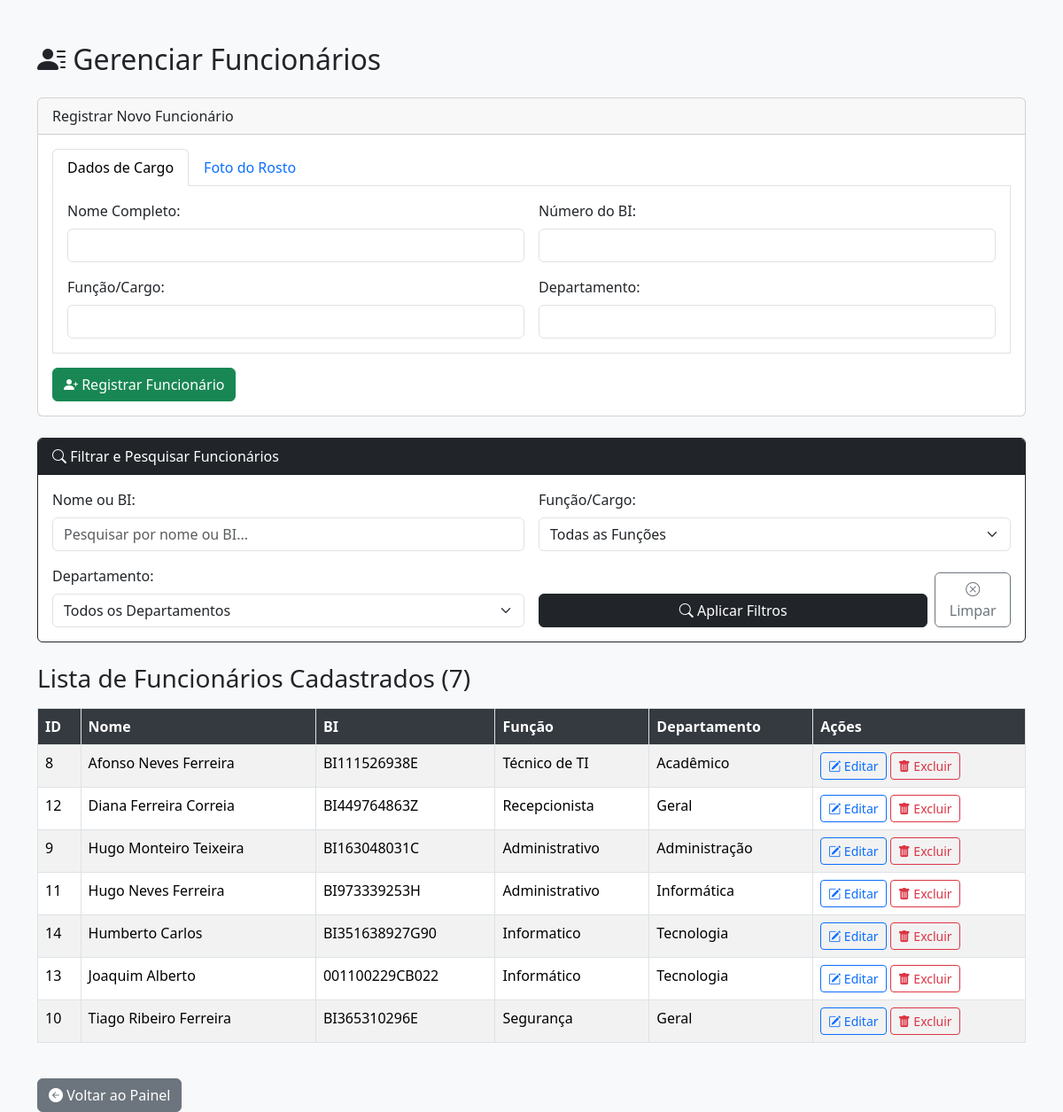
Screenshot of /gerenciar_funcionarios (signed in) with the database file from the repository.
### tables this page shows
CREATE TABLE funcionarios (
        id INTEGER PRIMARY KEY AUTOINCREMENT,
        nome TEXT NOT NULL,
        funcao TEXT,
        departamento TEXT,
        numero_bi TEXT UNIQUE NOT NULL
    );

### app.py (the view, shortened to what this page needs)
@app.route('/gerenciar_funcionarios', methods=['GET', 'POST'])
def gerenciar_funcionarios():
    if session.get('tipo_usuario') != 'Admin':
        flash(
            'Acesso negado. Apenas o administrador pode gerenciar funcionários.', 'danger')
        return redirect(url_for('dashboard'))
    conn = get_db_connection()
    termo = request.args.get('termo', '').strip()
    funcao_filtro = request.args.get('funcao', '').strip()
    departamento_filtro = request.args.get('departamento', '').strip()
    sql = 'SELECT * FROM funcionarios WHERE 1=1'
    params = []
    if termo:
        sql += ' AND (nome LIKE ? OR numero_bi LIKE ?)'
        params += [f'%{termo}%', f'%{termo}%']
    if funcao_filtro:
        sql += ' AND funcao = ?'
        params.append(funcao_filtro)
    if departamento_filtro:
        sql += ' AND departamento = ?'
        params.append(departamento_filtro)
    sql += ' ORDER BY nome'
    funcionarios = conn.execute(sql, tuple(params)).fetchall()
    funcoes_disponiveis = conn.execute(
        "SELECT DISTINCT funcao FROM funcionarios WHERE funcao IS NOT NULL AND funcao != '' ORDER BY funcao").fetchall()
    departamentos_disponiveis = conn.execute(
        "SELECT DISTINCT departamento FROM funcionarios WHERE departamento IS NOT NULL AND departamento != '' ORDER BY departamento").fetchall()
    conn.close()
    return render_template('gerenciar_funcionarios.html',
                           funcionarios=funcionarios,
                           termo=termo,
                           funcao_filtro=funcao_filtro,
                           departamento_filtro=departamento_filtro,
                           funcoes_disponiveis=funcoes_disponiveis,
                           departamentos_disponiveis=departamentos_disponiveis)

### app.py (called while the page is built)
def get_db_connection():
    conn = sqlite3.connect('database.db')
    conn.row_factory = sqlite3.Row
    return conn

### templates/gerenciar_funcionarios.html (shortened to what this page needs)
<!DOCTYPE html>
<html lang="pt">
<head>
    <link href="https://cdn.jsdelivr.net/npm/bootstrap@5.3.2/dist/css/bootstrap.min.css" rel="stylesheet">
    <link rel="stylesheet" href="https://cdn.jsdelivr.net/npm/bootstrap-icons@1.11.3/font/bootstrap-icons.min.css">
</head>
<body class="bg-light">
<div class="container mt-5">
    <h2 class="mb-4"><i class="bi bi-person-lines-fill"></i> Gerenciar Funcionários</h2>
    <div class="card mb-4">
        <div class="card-header">Registrar Novo Funcionário</div>
        <div class="card-body">
            <form method="POST" action="{{ url_for('gerenciar_funcionarios') }}" enctype="multipart/form-data" id="formFuncionario">
                <ul class="nav nav-tabs" id="formTabs" role="tablist">
                    <li class="nav-item" role="presentation">
                        <button class="nav-link active" data-bs-toggle="tab" data-bs-target="#dadosPessoais" type="button" role="tab">Dados de Cargo</button>
                    </li>
                    <li class="nav-item" role="presentation">
                        <button class="nav-link" data-bs-toggle="tab" data-bs-target="#fotoFuncionario" type="button" role="tab">Foto do Rosto</button>
                    </li>
                </ul>
                <div class="tab-content border border-top-0 p-3">
                    <div class="tab-pane fade show active" id="dadosPessoais" role="tabpanel">
                        <div class="row g-3">
                            <div class="col-md-6">
                                <label for="nome" class="form-label">Nome Completo:</label>
                                <input type="text" class="form-control" name="nome" required>
                            </div>
                            <div class="col-md-6">
                                <label for="numero_bi" class="form-label">Número do BI:</label>
                                <input type="text" class="form-control" name="numero_bi" required>
                            </div>
                            <div class="col-md-6">
                                <label for="funcao" class="form-label">Função/Cargo:</label>
                                <input type="text" class="form-control" name="funcao" required>
                            </div>
                            <div class="col-md-6">
                                <label for="departamento" class="form-label">Departamento:</label>
                                <input type="text" class="form-control" name="departamento" required>
                            </div>
                        </div>
                    </div>
                </div>
                <div class="mt-3">
                    <button class="btn btn-success" type="submit">
                        <i class="bi bi-person-plus-fill"></i> Registrar Funcionário
                    </button>
                </div>
            </form>
        </div>
    </div>
    <div class="card mb-4 border-dark">
        <div class="card-header bg-dark text-white"><i class="bi bi-search"></i> Filtrar e Pesquisar Funcionários</div>
        <div class="card-body">
            <form method="GET" action="{{ url_for('gerenciar_funcionarios') }}" id="formFiltroFuncionario">
                <div class="row g-3">
                    <div class="col-md-6">
                        <label for="termo_busca" class="form-label">Nome ou BI:</label>
                        <input type="text" class="form-control" name="termo" id="termo_busca" placeholder="Pesquisar por nome ou BI..." value="{{ termo if termo is defined else '' }}">
                    </div>
                    <div class="col-md-6">
                        <label for="funcao_filtro" class="form-label">Função/Cargo:</label>
                        <select name="funcao" id="funcao_filtro" class="form-select">
                            <option value="">Todas as Funções</option>
                        </select>
                    </div>
                    <div class="col-md-6">
                        <label for="departamento_filtro" class="form-label">Departamento:</label>
                        <select name="departamento" id="departamento_filtro" class="form-select">
                            <option value="">Todos os Departamentos</option>
                        </select>
                    </div>
                    <div class="col-md-6 d-flex align-items-end">
                        <button class="btn btn-dark w-100 me-2" type="submit"><i class="bi bi-search"></i> Aplicar Filtros</button>
                        <a href="{{ url_for('gerenciar_funcionarios') }}" class="btn btn-outline-secondary"><i class="bi bi-x-circle"></i> Limpar</a>
                    </div>
                </div>
            </form>
        </div>
    </div>
    <h3 class="mb-3">Lista de Funcionários Cadastrados ({{ funcionarios | length }})</h3>
    <div class="table-responsive">
        <table class="table table-striped table-bordered">
            <thead class="thead-dark">
                <tr>
                    <th>ID</th>
                    <th>Nome</th>
                    <th>BI</th>
                    <th>Função</th>
                    <th>Departamento</th>
                    <th>Ações</th>
                </tr>
            </thead>
            <tbody>
                {% for func in funcionarios %}
                <tr>
                    <td>{{ func.id }}</td>
                    <td>{{ func.nome }}</td>
                    <td>{{ func.numero_bi }}</td>
                    <td>{{ func.funcao }}</td>
                    <td>{{ func.departamento }}</td>
                    <td>
                        <a href="{{ url_for('editar_funcionario', id=func.id) }}" class="btn btn-sm btn-outline-primary">
                            <i class="bi bi-pencil-square"></i> Editar
                        </a>
                        <a href="{{ url_for('excluir_funcionario', id=func.id) }}"
                            onclick="return confirm('Tem certeza que deseja excluir o funcionário {{ func.nome }}?')"
                            class="btn btn-sm btn-outline-danger">
                            <i class="bi bi-trash-fill"></i> Excluir
                        </a>
                    </td>
                </tr>
                {% endfor %}
            </tbody>
        </table>
    </div>
    <div class="mt-4">
        <a href="{{ url_for('dashboard') }}" class="btn btn-secondary">
            <i class="bi bi-arrow-left-circle-fill"></i> Voltar ao Painel
        </a>
    </div>
</div>
</body>
</html>

### templates/gerenciar_funcionarios.html (style rules this page uses)
.table th { background-color: #343a40; color: white; }

### rows the page displays
funcionarios: id "8", nome "Afonso Neves Ferreira", numero_bi "BI111526938E", funcao "Técnico de TI", departamento "Acadêmico"
funcionarios: id "12", nome "Diana Ferreira Correia", numero_bi "BI449764863Z", funcao "Recepcionista", departamento "Geral"
funcionarios: id "9", nome "Hugo Monteiro Teixeira", numero_bi "BI163048031C", funcao "Administrativo", departamento "Administração"
funcionarios: id "11", nome "Hugo Neves Ferreira", numero_bi "BI973339253H", funcao "Administrativo", departamento "Informática"
funcionarios: id "14", nome "Humberto Carlos", numero_bi "BI351638927G90", funcao "Informatico", departamento "Tecnologia"
funcionarios: id "13", nome "Joaquim Alberto", numero_bi "001100229CB022", funcao "Informático", departamento "Tecnologia"
funcionarios: id "10", nome "Tiago Ribeiro Ferreira", numero_bi "BI365310296E", funcao "Segurança", departamento "Geral"

### other values shown
{{ funcionarios | length }} "7"
